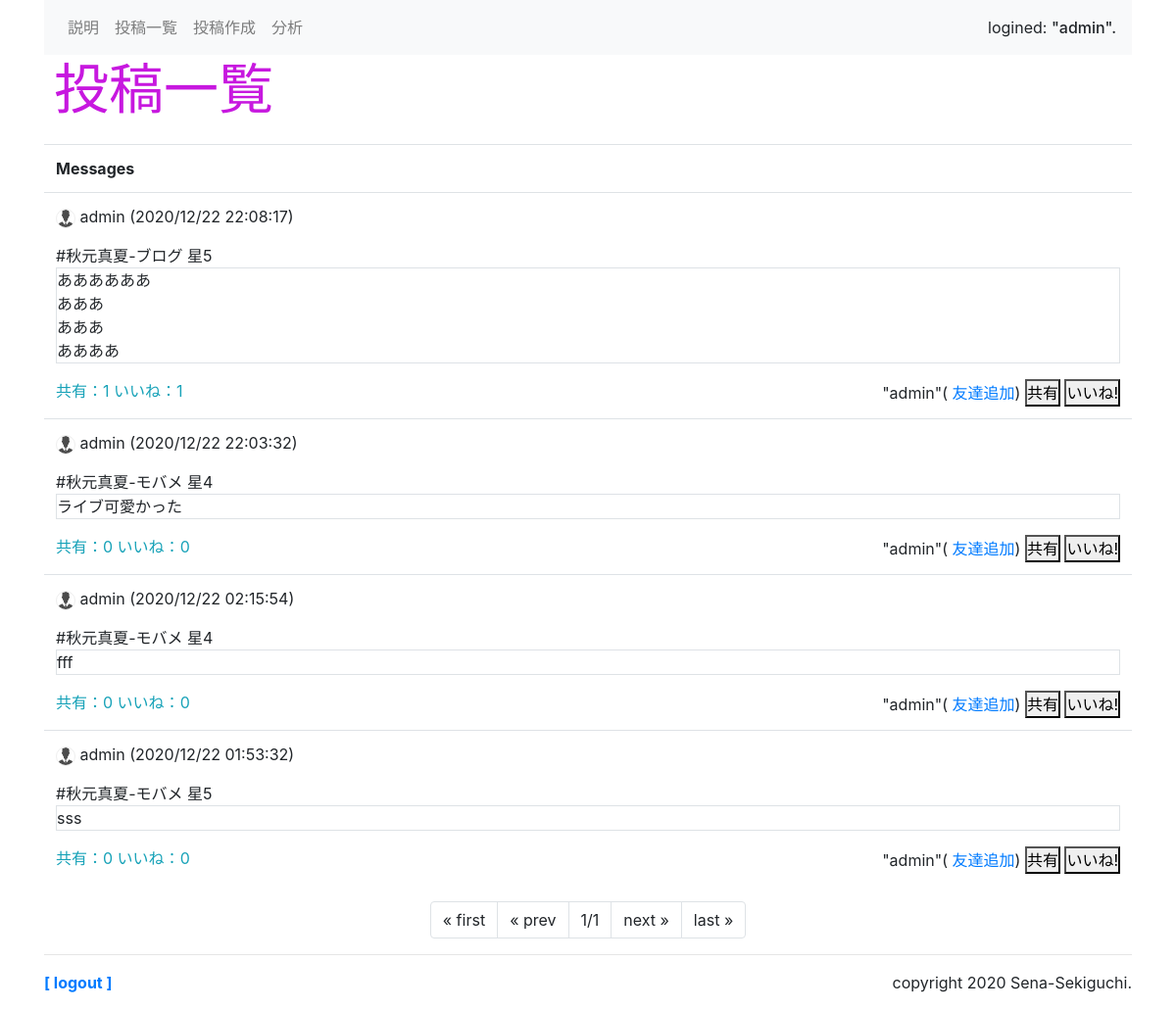
The page /sns/ (signed in) on the database its author committed.
### sns/models.py (models this page shows, shortened)
class Message(models.Model):
    owner = models.ForeignKey(User, on_delete=models.CASCADE, \
        related_name='message_owner')
    group = models.ForeignKey('Group', on_delete=models.CASCADE)
    content = models.TextField(max_length=1000)
    share_id = models.IntegerField(default=-1)
    good_count = models.IntegerField(default=0)
    share_count = models.IntegerField(default=0)
    pub_date = models.DateTimeField(auto_now_add=True)
    menber = models.ForeignKey('Menber', models.SET_NULL,blank=True,null=True)
    category = models.ForeignKey('Category', models.SET_NULL,blank=True,null=True,related_name='posts')
    STAR_CHOICES = (
    (5,5),
    (4,4),
    (3,3),
    (2,2),
    (1,1),
    )
    star = models.IntegerField(verbose_name="乃木星", choices=STAR_CHOICES, blank=True)
    class Meta:
        ordering = ('-pub_date',)

class Menber(models.Model):
    owner = models.ForeignKey(User, on_delete=models.CASCADE, \
        related_name='menber_owner')
    name = models.TextField(max_length=10)
    def __str__(self):
        return str(self.name)

class Category(models.Model):
    name = models.CharField(max_length=100)
    def __str__(self):
        return self.name

### sns/views.py (the view)
# urls.py: path('', views.index, name='index'),
@login_required(login_url='/admin/login/')
def index(request, page=1):
    (public_user, public_group) = get_public()
    if request.method == 'POST':
        checkform = GroupCheckForm(request.user,request.POST)
        glist = []
        for item in request.POST.getlist('groups'):
            glist.append(item)
        messages = get_your_group_message(request.user, \
                glist, page)
    else:
        checkform = GroupCheckForm(request.user)
        gps = Group.objects.filter(owner=request.user)
        glist = [public_group.title]
        for item in gps:
            glist.append(item.title)
        messages = get_your_group_message(request.user, glist, page)
    params = {
        'login_user':request.user,
        'contents':messages,
        'check_form':checkform,
    }
    return render(request, 'sns/index.html', params)

### sns/views.py (called while the page is built)
def get_your_group_message(owner, glist, page):
    page_num = 10 #ページあたりの表示数
    (public_user,public_group) = get_public()
    groups = Group.objects.filter(Q(owner=owner) \
            |Q(owner=public_user)).filter(title__in=glist)
    me_friends = Friend.objects.filter(group__in=groups)
    me_users = []
    for f in me_friends:
        me_users.append(f.user)
    his_groups = Group.objects.filter(owner__in=me_users)
    his_friends = Friend.objects.filter(user=owner) \
            .filter(group__in=his_groups)
    me_groups = []
    for hf in his_friends:
        me_groups.append(hf.group)
    messages = Message.objects.filter(Q(group__in=groups) \
        |Q(group__in=me_groups))
    page_item = Paginator(messages, page_num)
    return page_item.get_page(page)

def get_public():
    public_user = User.objects.filter(username='public').first()
    public_group = Group.objects.filter \
            (owner=public_user).first()
    return (public_user, public_group)

### sns/templates/sns/index.html (shortened to what this page needs)
{% extends 'sns/layout.html' %}
{% load static %}{% block link %}
<link rel="stylesheet" type="text/css" href="{% static 'accounts/user_profile.css' %}">
{% endblock %}
{% block header %}
<h1 class="display-4">投稿一覧</h1>
{% endblock %}
{% block content %}
<table class="table mt-3">
    <tr><th>Messages</th></tr>
{% for item in contents %}
    <tr><td>
    <p>
    <img src="{% static 'images/user_icon.png' %}" class="user-icon">
    {{item.owner}}
    ({{item.pub_date|date:"yy/n/j H:i:s"}})</p>
    <p class="my-0">
        #{{item.menber}}-{{item.category}} 星{{item.star}}</p>
    <p class="border">
        {{item.content| linebreaksbr }}</p>
    <span class="float-left text-info">
        共有：{{item.share_count}} いいね：{{item.good_count}}
    </span>
    <span class="float-right">
        "{{item.owner}}"(<a href="{% url 'add' %}?name={{item.owner}}">
            友達追加</a>)
        <a href="{% url 'share' item.id %}">
            <button class="py-0">共有</button></a>
        <a href="{% url 'good' item.id %}">
            <button class="py-0">いいね!</button></a>
    </span>
</td></tr>
{% endfor %}
</table>
<ul class="pagination justify-content-center">
    {% if contents.has_previous %}
    <li class="page-item">
        <a class="page-link" href="javascript:sendGroupForm(1);">
            &laquo; first</a>
    </li>
    <li class="page-item">
        <a class="page-link"
        href="javascript:sendGroupForm({{contents.previous_page_number}});">
            &laquo; prev</a>
    </li>
    {% else %}
    <li class="page-item">
        <a class="page-link">&laquo; first</a>
    </li>
    <li class="page-item">
        <a class="page-link">&laquo; prev</a>
    </li>
    {% endif %}
    <li class="page-item">
        <a class="page-link">
        {{contents.number}}/{{contents.paginator.num_pages}}</a>
    </li>
    {% if contents.has_next %}
    <li class="page-item">
        <a class="page-link"
        href="javascript:sendGroupForm({{contents.next_page_number }});">
            next &raquo;</a>
    </li>
    <li class="page-item">
        <a class="page-link"
        href="javascript:sendGroupForm({{contents.paginator.num_pages}});">
            last &raquo;</a>
    </li>
    {% else %}
    <li class="page-item">
        <a class="page-link">next &raquo;</a>
    </li>
    <li class="page-item">
        <a class="page-link">last &raquo;</a>
    </li>
    {% endif %}
</ul>
{% endblock %}

### sns/templates/sns/layout.html (shortened to what this page needs)
{% load static %}
<!doctype html>
<html lang="ja">
<head>
    <link rel="stylesheet"
    href="https://stackpath.bootstrapcdn.com/bootstrap/4.3.1/css/bootstrap.min.css"
>
    <link rel="stylesheet" type="text/css" href="{% static 'accounts/user_profile.css' %}">
    {% block link %}
    {% endblock %}
</head>
<body class="container">
    <nav class="navbar navbar-expand navbar-light bg-light">
    <ul class="navbar-nav mr-auto">
        <li class="nav-item">
            <a class="nav-link" href="{% url 'explain' %}">説明</a>
        </li>
        <li class="nav-item">
            <a class="nav-link" href="{% url 'index' %}">投稿一覧</a>
        </li>
        <li class="nav-item">
            <a class="nav-link" href="{% url 'post' %}">投稿作成</a>
        </li>
        <li class="nav-item">
            <a class="nav-link" href="{% url 'analysis' %}">分析</a>
        </li>
    </ul>
    <span>logined: <span class="h6">"{{login_user}}".</span></span>
    </nav>
    <div>{% block header %}
        {% endblock %}</div>
    <div class="content">{% block content %}
        {% endblock %}</div>
    <hr>
    <div class="my-3">
        <span class="font-weight-bold">
            <a href="/admin/logout?next=/sns/">
                [ logout ]</a></span>
        <span class="float-right">copyright 2020
            Sena-Sekiguchi.</span>
    </div>
</body>
</html>

### sns/static/accounts/user_profile.css (style rules this page uses)
* { margin: 0; padding: 0; background-repeat: repeat-y; }
.user-icon { height: 20px; width: 20px; border: 1.5px solid #eee; border-radius: 50%; }
h1 { margin-bottom: 20px; padding: 2px 10px 2px; font-weight: bold; color: rgb(199, 24, 223); }

### rows shown on the page
Message: owner "admin", pub_date "2020/12/22 22:08:17", menber "秋元真夏", category "ブログ", star "5", content "ああああああ あああ あああ ああああ", share_count "1", good_count "1"
Message: owner "admin", pub_date "2020/12/22 22:03:32", menber "秋元真夏", category "モバメ", star "4", content "ライブ可愛かった", share_count "0", good_count "0"
Message: owner "admin", pub_date "2020/12/22 02:15:54", menber "秋元真夏", category "モバメ", star "4", content "fff", share_count "0", good_count "0"
Message: owner "admin", pub_date "2020/12/22 01:53:32", menber "秋元真夏", category "モバメ", star "5", content "sss", share_count "0", good_count "0"

### other values the page prints
{{ login_user }} "admin"
{{ contents.number }} "1"
{{ contents.paginator.num_pages }} "1"
